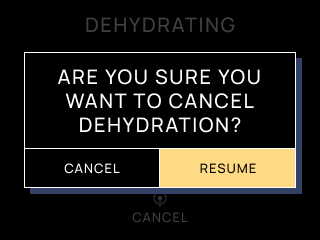
#> input picture img-original/Dehydration/Cancel/Dehydrating cancel 1.png, 320 x 240 px; its folder holds only this picture in this run
$ python 'offset images.py'
#> lines starting #> are read from the running program, lines starting #| are printed output that depends on the picture

from PIL import Image
from PIL import ImageChops
import glob

#THIS WILL NOT WORK IN ANOTHER FOLDER!!!


#print(glob.glob("/Users/samcoleman/Documents/GitHub/mentis-embed/img-original/**/*.png", recursive=True))

#glob.iglob(image_folder_path + '**/*.png', recursive=True)
def offset_image(file):

    im_1 = Image.open(file)
#> im_1 is the input picture: PIL image 320x240 RGBA; mean R, G, B, A 30.4, 28.5, 24.2, 255

    # adjust width and height to desired size
    dx = 8

    im_2 = ImageChops.offset(im_1, dx, 0)
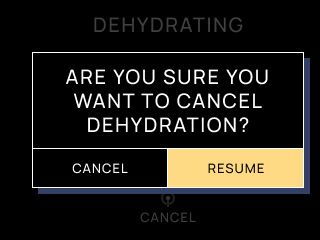
#> im_2: PIL image 320x240 RGBA; mean R, G, B, A 30.4, 28.5, 24.2, 255

    im_2.save("/Users/samcoleman/Documents/GitHub/mentis-embed/img"+file[60:])


for image_path in glob.iglob("/Users/samcoleman/Documents/GitHub/mentis-embed/img-original/**/*.png", recursive=True):
    offset_image(image_path)
#> pass 2 of the loop `for image_path in glob.iglob("/Users/samcoleman/Documents/GitHub/menti..`:
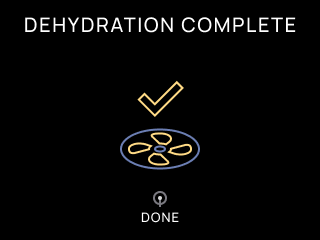
#> input picture img-original/Dehydration/Complete/Dehydration complete 10.png, 320 x 240 px
#> in offset_image, im_1 is the input picture: PIL image 320x240 RGBA; mean R, G, B, A 7.1, 6.9, 6.5, 255
#> in offset_image (call 2), `im_2 = ImageChops.offset(im_1, dx, 0)`:
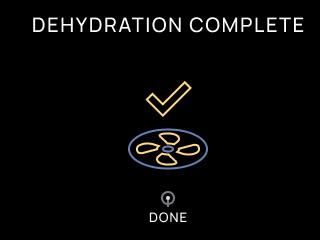
#> im_2: PIL image 320x240 RGBA; mean R, G, B, A 7.1, 6.9, 6.5, 255
#> pass 3 of the loop `for image_path in glob.iglob("/Users/samcoleman/Documents/GitHub/menti..`:
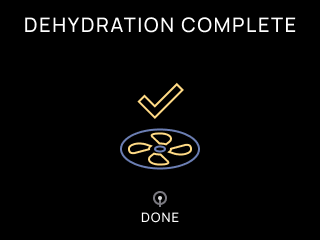
#> input picture img-original/Dehydration/Complete/Dehydration complete 11.png, 320 x 240 px
#> in offset_image, im_1 is the input picture: PIL image 320x240 RGBA; mean R, G, B, A 7.1, 6.9, 6.5, 255
#> in offset_image (call 3), `im_2 = ImageChops.offset(im_1, dx, 0)`:
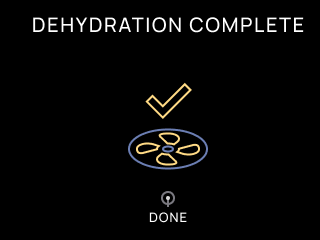
#> im_2: PIL image 320x240 RGBA; mean R, G, B, A 7.1, 6.9, 6.5, 255
#> the loop made 4 passes; the first 3 are shown
